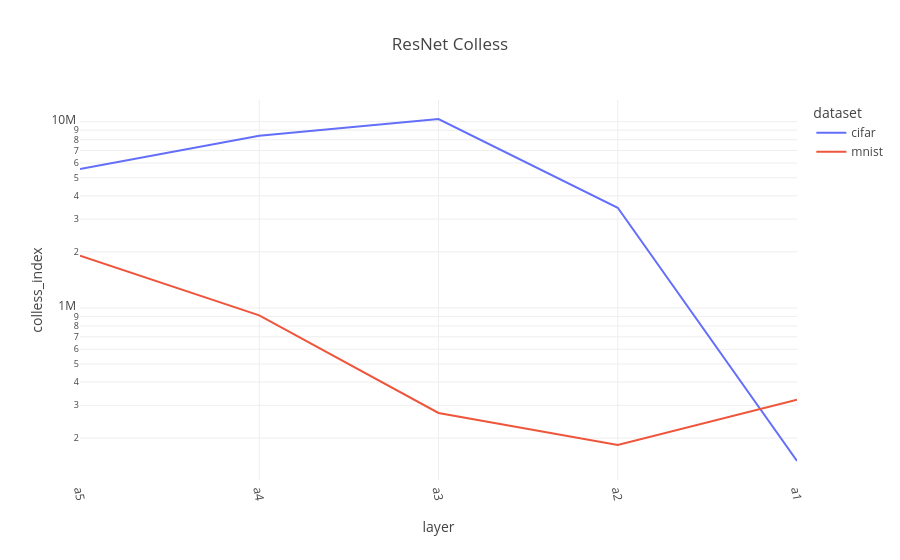

Here is the notebook cell this chart was saved with:
### Code cell
resnet = layer_data[(layer_data['model']=='resnet') & (layer_data['split']=='trainUval')].copy()

resnet["layer_idx"] = resnet["layer"].apply(lambda x: layer_order['resnet'].index(x))
resnet.sort_values("layer_idx", inplace=True)

fig = px.line(resnet, x="layer", y="colless_index", color="dataset", color_discrete_sequence=px.colors.qualitative.Plotly, title="ResNet Colless")
fig.update_xaxes(tickangle=80)
fig.update_yaxes(type="log")

### Figure 1 — Plotly figure (JSON) as saved in the notebook; plotly's stock layout.template omitted (floating-point values rounded to 4 significant figures)
{"data": [{"hovertemplate": "dataset=cifar<br>layer=%{x}<br>colless_index=%{y}<extra></extra>", "legendgroup": "cifar", "line": {"color": "#636EFA", "dash": "solid"}, "marker": {"symbol": "circle"}, "mode": "lines", "name": "cifar", "orientation": "v", "showlegend": true, "type": "scatter", "x": ["a5", "a4", "a3", "a2", "a1"], "xaxis": "x", "y": [5565000.0, 8392000.0, 10340000.0, 3451000.0, 150700.0], "yaxis": "y"}, {"hovertemplate": "dataset=mnist<br>layer=%{x}<br>colless_index=%{y}<extra></extra>", "legendgroup": "mnist", "line": {"color": "#EF553B", "dash": "solid"}, "marker": {"symbol": "circle"}, "mode": "lines", "name": "mnist", "orientation": "v", "showlegend": true, "type": "scatter", "x": ["a5", "a4", "a3", "a2", "a1"], "xaxis": "x", "y": [1910000.0, 911900.0, 272900.0, 183800.0, 321800.0], "yaxis": "y"}], "layout": {"legend": {"title": {"text": "dataset"}, "tracegroupgap": 0}, "title": {"text": "ResNet Colless"}, "xaxis": {"anchor": "y", "domain": [0, 1], "tickangle": 80, "title": {"text": "layer"}}, "yaxis": {"anchor": "x", "domain": [0, 1], "title": {"text": "colless_index"}, "type": "log"}}}
